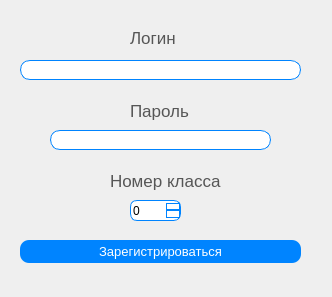
<?xml version="1.0" encoding="UTF-8"?>
<ui version="4.0">
 <class>Form</class>
 <widget class="QWidget" name="Form">
  <property name="geometry">
   <rect>
    <x>0</x>
    <y>0</y>
    <width>332</width>
    <height>297</height>
   </rect>
  </property>
  <property name="windowTitle">
   <string>Form</string>
  </property>
  <widget class="QLabel" name="label">
   <property name="geometry">
    <rect>
     <x>130</x>
     <y>30</y>
     <width>61</width>
     <height>16</height>
    </rect>
   </property>
   <property name="font">
    <font>
     <pointsize>13</pointsize>
    </font>
   </property>
   <property name="styleSheet">
    <string notr="true">color: #565656;</string>
   </property>
   <property name="text">
    <string>Логин</string>
   </property>
  </widget>
  <widget class="QLabel" name="label_2">
   <property name="geometry">
    <rect>
     <x>130</x>
     <y>100</y>
     <width>61</width>
     <height>21</height>
    </rect>
   </property>
   <property name="font">
    <font>
     <pointsize>13</pointsize>
    </font>
   </property>
   <property name="styleSheet">
    <string notr="true">color: #565656;</string>
   </property>
   <property name="text">
    <string>Пароль</string>
   </property>
  </widget>
  <widget class="QLineEdit" name="loginEdit">
   <property name="geometry">
    <rect>
     <x>20</x>
     <y>60</y>
     <width>281</width>
     <height>20</height>
    </rect>
   </property>
   <property name="styleSheet">
    <string notr="true">border: 1px solid rgb(0, 132, 255);
border-radius: 10px;</string>
   </property>
  </widget>
  <widget class="QLineEdit" name="passwordEdit">
   <property name="geometry">
    <rect>
     <x>50</x>
     <y>130</y>
     <width>221</width>
     <height>20</height>
    </rect>
   </property>
   <property name="styleSheet">
    <string notr="true">border: 1px solid rgb(0, 132, 255);
border-radius: 10px;</string>
   </property>
  </widget>
  <widget class="QPushButton" name="registrationButton">
   <property name="geometry">
    <rect>
     <x>20</x>
     <y>240</y>
     <width>281</width>
     <height>23</height>
    </rect>
   </property>
   <property name="font">
    <font>
     <family>MS Shell Dlg 2</family>
     <pointsize>10</pointsize>
    </font>
   </property>
   <property name="styleSheet">
    <string notr="true">QPushButton {
	background-color: rgb(0, 132, 255);
	border-radius: 9px;
	color: #fff;
}

QPushButton:hover {
	background-color: rgb(0, 166, 255);
}
</string>
   </property>
   <property name="text">
    <string>Зарегистрироваться</string>
   </property>
  </widget>
  <widget class="QSpinBox" name="classEdit">
   <property name="geometry">
    <rect>
     <x>130</x>
     <y>200</y>
     <width>51</width>
     <height>21</height>
    </rect>
   </property>
   <property name="styleSheet">
    <string notr="true">QSpinBox{
	border: 1px solid rgb(0, 132, 255);
	border-radius: 7px;
}
QSpinBox::up-button {
	border: 1px solid rgb(0, 132, 255);
	 border-radius: 0 1px 1px 0;
}
QSpinBox::down-button {
	 border: 1px solid rgb(0, 132, 255);
	 border-radius: 0 1px 1px 0;
}</string>
   </property>
  </widget>
  <widget class="QLabel" name="label_3">
   <property name="geometry">
    <rect>
     <x>110</x>
     <y>170</y>
     <width>111</width>
     <height>21</height>
    </rect>
   </property>
   <property name="font">
    <font>
     <pointsize>13</pointsize>
    </font>
   </property>
   <property name="styleSheet">
    <string notr="true">color: #565656;</string>
   </property>
   <property name="text">
    <string>Номер класса</string>
   </property>
  </widget>
 </widget>
 <resources/>
 <connections/>
</ui>
